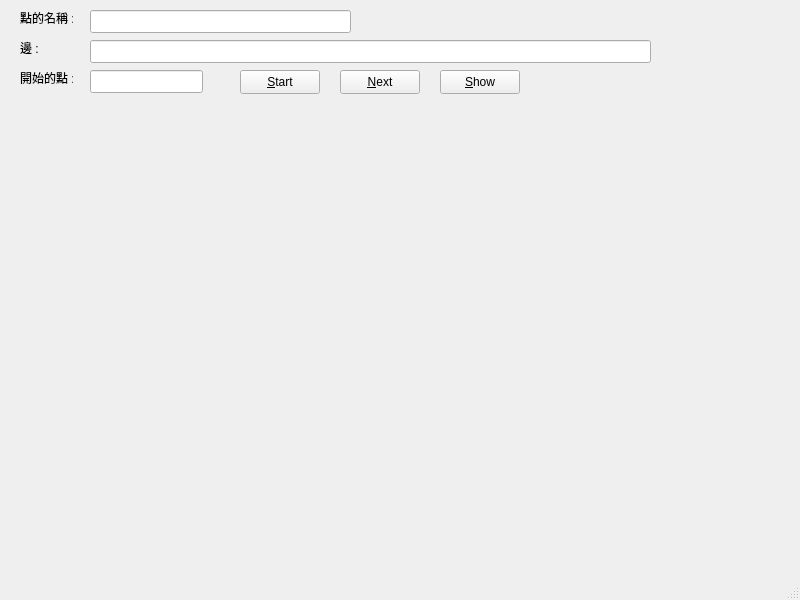
<?xml version="1.0" encoding="UTF-8"?>
<ui version="4.0">
 <class>MainWindow</class>
 <widget class="QMainWindow" name="MainWindow">
  <property name="geometry">
   <rect>
    <x>0</x>
    <y>0</y>
    <width>800</width>
    <height>600</height>
   </rect>
  </property>
  <property name="windowTitle">
   <string>MainWindow</string>
  </property>
  <widget class="QWidget" name="centralwidget">
   <widget class="QLabel" name="label">
    <property name="geometry">
     <rect>
      <x>20</x>
      <y>10</y>
      <width>53</width>
      <height>16</height>
     </rect>
    </property>
    <property name="text">
     <string>點的名稱 : </string>
    </property>
   </widget>
   <widget class="QLabel" name="label_2">
    <property name="geometry">
     <rect>
      <x>20</x>
      <y>40</y>
      <width>53</width>
      <height>16</height>
     </rect>
    </property>
    <property name="text">
     <string>邊 : </string>
    </property>
   </widget>
   <widget class="QLabel" name="label_3">
    <property name="geometry">
     <rect>
      <x>20</x>
      <y>70</y>
      <width>53</width>
      <height>16</height>
     </rect>
    </property>
    <property name="text">
     <string>開始的點 : </string>
    </property>
   </widget>
   <widget class="QLineEdit" name="lineEdit">
    <property name="geometry">
     <rect>
      <x>90</x>
      <y>10</y>
      <width>261</width>
      <height>23</height>
     </rect>
    </property>
   </widget>
   <widget class="QLineEdit" name="lineEdit_2">
    <property name="geometry">
     <rect>
      <x>90</x>
      <y>40</y>
      <width>561</width>
      <height>23</height>
     </rect>
    </property>
   </widget>
   <widget class="QLineEdit" name="lineEdit_3">
    <property name="geometry">
     <rect>
      <x>90</x>
      <y>70</y>
      <width>113</width>
      <height>23</height>
     </rect>
    </property>
   </widget>
   <widget class="QPushButton" name="pushButton">
    <property name="geometry">
     <rect>
      <x>240</x>
      <y>70</y>
      <width>80</width>
      <height>24</height>
     </rect>
    </property>
    <property name="text">
     <string>&amp;Start</string>
    </property>
   </widget>
   <widget class="QPushButton" name="pushButton_2">
    <property name="geometry">
     <rect>
      <x>340</x>
      <y>70</y>
      <width>80</width>
      <height>24</height>
     </rect>
    </property>
    <property name="text">
     <string>&amp;Next</string>
    </property>
   </widget>
   <widget class="QPushButton" name="pushButton_3">
    <property name="geometry">
     <rect>
      <x>440</x>
      <y>70</y>
      <width>80</width>
      <height>24</height>
     </rect>
    </property>
    <property name="text">
     <string>&amp;Show</string>
    </property>
   </widget>
  </widget>
  <widget class="QMenuBar" name="menubar">
   <property name="geometry">
    <rect>
     <x>0</x>
     <y>0</y>
     <width>800</width>
     <height>21</height>
    </rect>
   </property>
  </widget>
  <widget class="QStatusBar" name="statusbar"/>
 </widget>
 <resources/>
 <connections/>
</ui>
